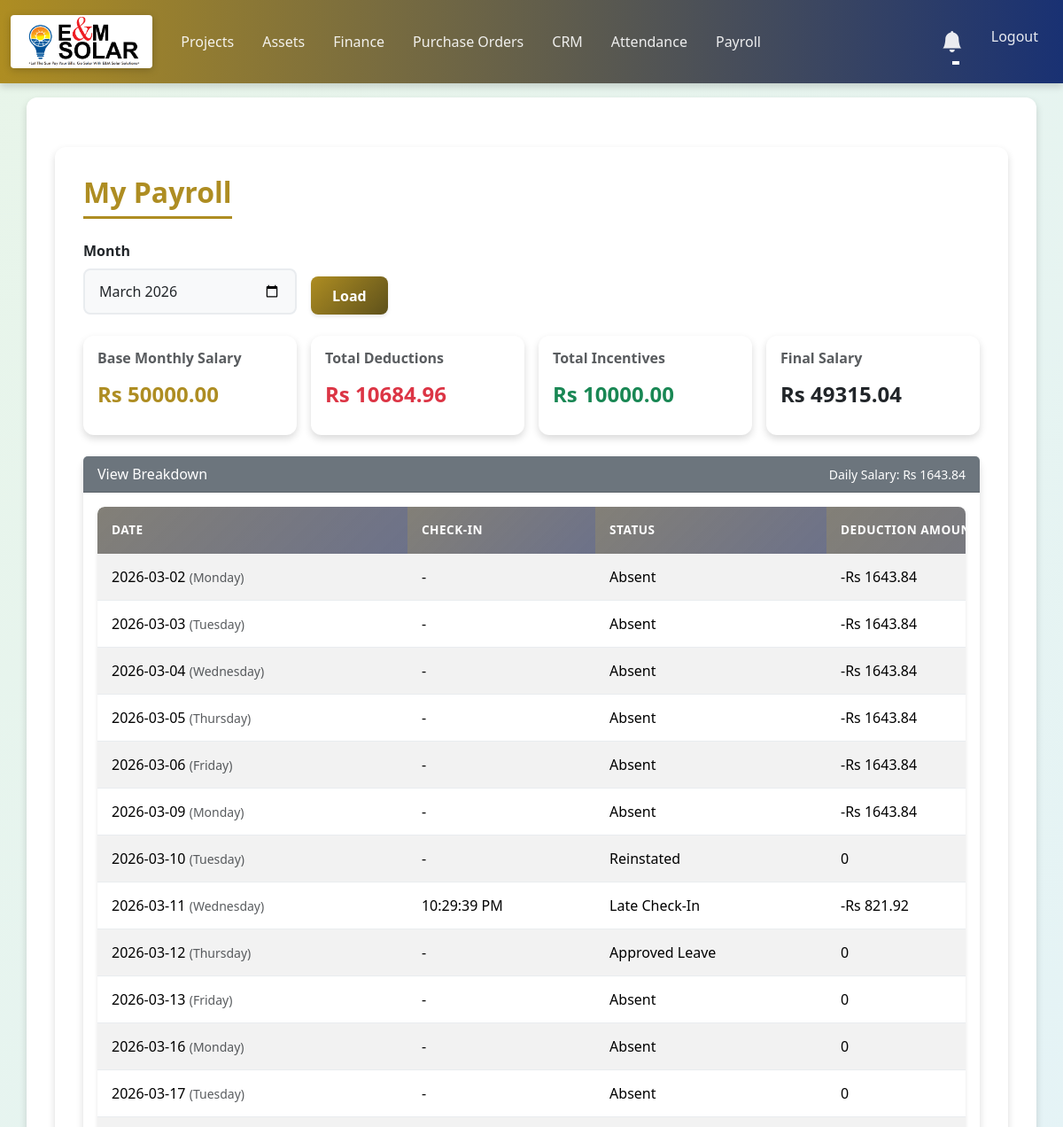
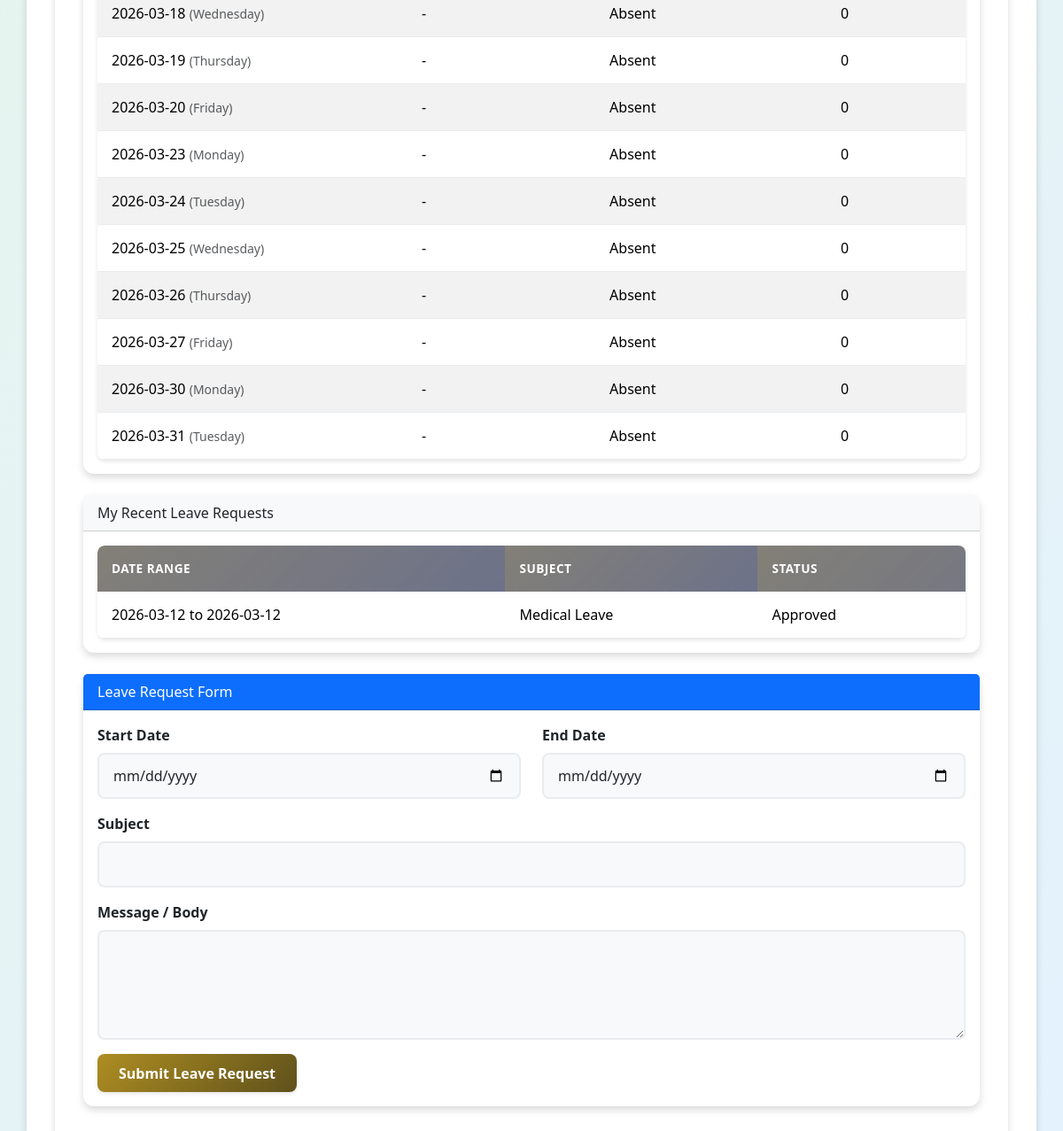
The page /payroll (signed in) on the database its author committed (2 pictures, top to bottom).
### models/payroll.py (models this page shows)
class SalaryDeduction(db.Model):
    __tablename__ = 'salary_deductions'
    id = db.Column(db.Integer, primary_key=True)
    employee_id = db.Column(db.Integer, db.ForeignKey('user.id'), nullable=False)
    date = db.Column(db.Date, nullable=False)
    amount = db.Column(db.Float, nullable=False, default=0.0)
    status = db.Column(db.String(20), nullable=False, default='DEDUCTED')
    reason = db.Column(db.String(100), nullable=False, default='absent')
    created_at = db.Column(db.DateTime, default=datetime.utcnow)
    updated_at = db.Column(db.DateTime, default=datetime.utcnow, onupdate=datetime.utcnow)
    employee = db.relationship('User', foreign_keys=[employee_id])

class LeaveRequest(db.Model):
    __tablename__ = 'leave_requests'
    id = db.Column(db.Integer, primary_key=True)
    employee_id = db.Column(db.Integer, db.ForeignKey('user.id'), nullable=False)
    start_date = db.Column(db.Date, nullable=False)
    end_date = db.Column(db.Date, nullable=False)
    subject = db.Column(db.String(200), nullable=False)
    message = db.Column(db.Text, nullable=False)
    status = db.Column(db.String(20), nullable=False, default='Pending')
    created_at = db.Column(db.DateTime, default=datetime.utcnow)
    updated_at = db.Column(db.DateTime, default=datetime.utcnow, onupdate=datetime.utcnow)
    employee = db.relationship('User', foreign_keys=[employee_id])

### routes/payroll_routes.py (the view)
@payroll_bp.route('/payroll')
@login_required
def payroll_home():
    if is_admin_user(current_user):
        return redirect(url_for('payroll.payroll_admin'))
    month_param = request.args.get('month', '')
    year, month, selected_month = parse_month(month_param)
    totals = monthly_totals(current_user.id, year, month)
    breakdown = monthly_breakdown(current_user.id, year, month)
    leaves = LeaveRequest.query.filter_by(employee_id=current_user.id).order_by(LeaveRequest.start_date.desc()).limit(20).all()
    return render_template(
        'payroll_employee.html',
        selected_month=selected_month,
        totals=totals,
        breakdown=breakdown,
        leave_requests=leaves,
    )

### routes/payroll_routes.py (called while the page is built)
def is_late_checkin(attendance_row):
    if not attendance_row or not attendance_row.check_in:
        return False
    return (
        attendance_row.check_in.hour > LATE_CHECKIN_CUTOFF_HOUR
        or (attendance_row.check_in.hour == LATE_CHECKIN_CUTOFF_HOUR and attendance_row.check_in.minute > 0)
        or (attendance_row.status and 'Late' in attendance_row.status)
    )

def is_admin_user(user):
    return (getattr(user, 'role', 'employee') == 'admin') or (user.username == 'admin')

def days_in_year(year):
    return 366 if calendar.isleap(year) else 365

def parse_month(month_value):
    if not month_value:
        today = date.today()
        return today.year, today.month, f"{today.year:04d}-{today.month:02d}"
    year_part, month_part = month_value.split('-')
    year = int(year_part)
    month = int(month_part)
    return year, month, f"{year:04d}-{month:02d}"

def month_date_range(year, month):
    last_day = calendar.monthrange(year, month)[1]
    return date(year, month, 1), date(year, month, last_day)

def working_days(year, month):
    start_date, end_date = month_date_range(year, month)
    days = []
    current = start_date
    while current <= end_date:
        if current.weekday() < 5:
            days.append(current)
        current = date.fromordinal(current.toordinal() + 1)
    return days

### templates/payroll_employee.html (shortened to what this page needs)
{% extends "base.html" %}
{% block content %}
<div class="container mt-4">
  <h1 class="mb-4">My Payroll</h1>
  <form method="GET" class="row g-3 mb-4">
    <div class="col-md-3">
      <label class="form-label">Month</label>
      <input type="month" class="form-control" name="month" value="{{ selected_month }}">
    </div>
    <div class="col-md-2 d-flex align-items-end">
      <button type="submit" class="btn btn-primary">Load</button>
    </div>
  </form>
  <div class="row g-3 mb-4">
    <div class="col-md-3">
      <div class="card border-primary">
        <div class="card-body">
          <h6 class="text-muted">Base Monthly Salary</h6>
          <h4>Rs {{ "%.2f"|format(totals.monthly_salary) }}</h4>
        </div>
      </div>
    </div>
    <div class="col-md-3">
      <div class="card border-danger">
        <div class="card-body">
          <h6 class="text-muted">Total Deductions</h6>
          <h4 class="text-danger">Rs {{ "%.2f"|format(totals.deductions) }}</h4>
        </div>
      </div>
    </div>
    <div class="col-md-3">
      <div class="card border-success">
        <div class="card-body">
          <h6 class="text-muted">Total Incentives</h6>
          <h4 class="text-success">Rs {{ "%.2f"|format(totals.incentives) }}</h4>
        </div>
      </div>
    </div>
    <div class="col-md-3">
      <div class="card border-dark">
        <div class="card-body">
          <h6 class="text-muted">Final Salary</h6>
          <h4 class="text-dark">Rs {{ "%.2f"|format(totals.final_salary) }}</h4>
        </div>
      </div>
    </div>
  </div>
  <div class="card mb-4">
    <div class="card-header bg-secondary text-white d-flex justify-content-between align-items-center">
      <span>View Breakdown</span>
      <span class="small">Daily Salary: Rs {{ "%.2f"|format(totals.daily_salary) }}</span>
    </div>
    <div class="card-body">
      <div class="table-responsive">
        <table class="table table-striped">
          <thead>
            <tr>
              <th>Date</th>
              <th>Check-In</th>
              <th>Status</th>
              <th>Deduction Amount</th>
            </tr>
          </thead>
          <tbody>
            {% for row in breakdown %}
            <tr>
              <td>{{ row.date.strftime('%Y-%m-%d') }} <span class="text-muted small">({{ row.date.strftime('%A') }})</span></td>
              <td>{{ row.check_in_time }}</td>
              <td>{{ row.status }}</td>
              <td>{% if row.deduction > 0 %}-Rs {{ "%.2f"|format(row.deduction) }}{% else %}0{% endif %}</td>
            </tr>
            {% endfor %}
          </tbody>
        </table>
      </div>
    </div>
  </div>
  <div class="card mb-4">
    <div class="card-header bg-light">My Recent Leave Requests</div>
    <div class="card-body">
      <div class="table-responsive">
        <table class="table table-sm">
          <thead>
            <tr>
              <th>Date Range</th>
              <th>Subject</th>
              <th>Status</th>
            </tr>
          </thead>
          <tbody>
            {% for leave in leave_requests %}
            <tr>
              <td>{{ leave.start_date.strftime('%Y-%m-%d') }} to {{ leave.end_date.strftime('%Y-%m-%d') }}</td>
              <td>{{ leave.subject }}</td>
              <td>{{ leave.status }}</td>
            </tr>
            {% else %}
            <tr><td colspan="3" class="text-muted">No leave requests yet.</td></tr>
            {% endfor %}
          </tbody>
        </table>
      </div>
    </div>
  </div>
  <div class="card mb-4">
    <div class="card-header bg-primary text-white">Leave Request Form</div>
    <div class="card-body">
      <form method="POST" action="{{ url_for('payroll.apply_leave') }}">
        <div class="row">
          <div class="col-md-6 mb-3">
            <label class="form-label">Start Date</label>
            <input type="date" class="form-control" name="start_date" required>
          </div>
          <div class="col-md-6 mb-3">
            <label class="form-label">End Date</label>
            <input type="date" class="form-control" name="end_date" required>
          </div>
        </div>
        <div class="mb-3">
          <label class="form-label">Subject</label>
          <input type="text" class="form-control" name="subject" required>
        </div>
        <div class="mb-3">
          <label class="form-label">Message / Body</label>
          <textarea class="form-control" rows="4" name="message" required></textarea>
        </div>
        <button class="btn btn-primary" type="submit">Submit Leave Request</button>
      </form>
    </div>
  </div>
</div>
{% endblock %}

### templates/base.html (shortened to what this page needs)
<!doctype html>
<html lang="en">
  <head>
    <link href="https://cdn.jsdelivr.net/npm/bootstrap@5.3.3/dist/css/bootstrap.min.css" rel="stylesheet">
    <link rel="stylesheet" href="https://cdn.jsdelivr.net/npm/bootstrap-icons@1.11.0/font/bootstrap-icons.css">
    <link rel="stylesheet" href="{{ url_for('static', filename='style.css') }}">
  </head>
  <body>
    <nav class="navbar navbar-expand-lg navbar-light bg-light">
      <div class="container-fluid">
        <a class="navbar-brand" href="/"><img src="{{ url_for('static', filename='EM_LOGO.png') }}" alt="EM Logo" style="height: 60px;"></a>
        <div class="collapse navbar-collapse" id="navbarNav">
          <ul class="navbar-nav me-auto">
            <li class="nav-item">
              <a class="nav-link" href="/projects">Projects</a>
            </li>
            <li class="nav-item">
              <a class="nav-link" href="/assets">Assets</a>
            </li>
            <li class="nav-item">
              <a class="nav-link" href="/finance">Finance</a>
            </li>
            <li class="nav-item">
              <a class="nav-link" href="/purchase_orders">Purchase Orders</a>
            </li>
            <li class="nav-item">
              <a class="nav-link" href="/crm">CRM</a>
            </li>
            <li class="nav-item">
              <a class="nav-link" href="{{ url_for('attendance.attendance') }}">Attendance</a>
            </li>
            <li class="nav-item">
              <a class="nav-link" href="{{ url_for('payroll.payroll_home') }}">Payroll</a>
            </li>
          </ul>
          <ul class="navbar-nav">
            {% if current_user.is_authenticated %}
              <li class="nav-item dropdown">
                <button class="btn btn-link nav-link position-relative dropdown-toggle" id="reminderBell" data-bs-toggle="dropdown" aria-expanded="false" style="border: none; padding: 0.5rem 1rem;">
                  <i class="bi bi-bell-fill" style="font-size: 1.5rem;"></i>
                </button>
              </li>
              <li class="nav-item">
                <a class="nav-link" href="{{ url_for('logout') }}">Logout</a>
              </li>
            {% else %}
              <li class="nav-item">
                <a class="nav-link" href="{{ url_for('login') }}">Login</a>
              </li>
            {% endif %}
          </ul>
        </div>
      </div>
    </nav>
    <div class="container mt-3">
        {% block content %}{% endblock %}
    </div>
  </body>
</html>

### static/style.css (style rules this page uses)
:root { --primary-color: #ae8d22; --primary-dark: #5e511b; --primary-light: #af984c; --secondary-color: #193173; --secondary-dark: #0d0f40; --secondary-light: #3c4484; --bg-primary: #f8f9fa; --bg-secondary: #e9ecef; --bg-card: #ffffff; --text-primary: #212529; --text-secondary: #6c757d; --text-light: #ffffff; --success: #28a745; --warning: #ffc107; --danger: #dc3545; --info: #17a2b8; --shadow-sm: 0 2px 4px rgba(0,0,0,0.1); --shadow-md: 0 4px 8px rgba(0,0,0,0.15); --shadow-lg: 0 8px 16px rgba(0,0,0,0.2); --radius-sm: 4px; --radius-md: 8px; --radius-lg: 12px; --transition-fast: 0.2s ease; --transition-normal: 0.3s ease; }
body { font-family: 'Segoe UI', Tahoma, Geneva, Verdana, sans-serif; background: linear-gradient(135deg, #e8f5e9 0%, #e3f2fd 100%); background-attachment: fixed; min-height: 100vh; color: var(--text-primary); }
.navbar { background: linear-gradient(90deg, var(--primary-color) 0%, var(--secondary-color) 100%) !important; box-shadow: var(--shadow-md); padding: 0.75rem 0; }
.navbar-brand { font-weight: 700; font-size: 1.5rem; color: var(--text-light) !important; transition: var(--transition-fast); }
.navbar-brand img { transition: var(--transition-fast); filter: drop-shadow(0 2px 4px rgba(0,0,0,0.2)); }
.navbar-light .navbar-nav .nav-link { color: rgba(255, 255, 255, 0.9) !important; font-weight: 500; padding: 0.5rem 1rem !important; border-radius: var(--radius-sm); transition: var(--transition-fast); position: relative; }
.navbar-light .navbar-nav .nav-link::after { content: ''; position: absolute; bottom: 0; left: 50%; width: 0; height: 2px; background: var(--text-light); transition: var(--transition-fast); transform: translateX(-50%); }
.container { background: var(--bg-card); border-radius: var(--radius-lg); box-shadow: var(--shadow-md); padding: 2rem; margin-top: 1.5rem; margin-bottom: 1.5rem; }
h1, h2, h3, h4, h5, h6 { color: var(--primary-color); font-weight: 600; margin-bottom: 1rem; }
h1 { font-size: 2rem; border-bottom: 3px solid var(--primary-color); padding-bottom: 0.5rem; display: inline-block; }
.btn-primary { background: linear-gradient(135deg, var(--primary-color) 0%, var(--primary-dark) 100%); border: none; padding: 0.6rem 1.5rem; border-radius: var(--radius-md); font-weight: 600; box-shadow: var(--shadow-sm); transition: var(--transition-fast); }
.table { margin-bottom: 0; }
.table thead th { background: linear-gradient(135deg, rgba(95, 91, 80, 0.775) 0%, rgba(82, 88, 116, 0.847) 100%); color: var(--text-light); font-weight: 600; text-transform: uppercase; font-size: 0.85rem; letter-spacing: 0.5px; border: none; padding: 1rem; }
.table thead th:first-child { border-top-left-radius: var(--radius-md); }
.table thead th:last-child { border-top-right-radius: var(--radius-md); }
.table tbody tr { transition: var(--transition-fast); border-bottom: 1px solid var(--bg-secondary); }
.table tbody td { padding: 0.875rem 1rem; vertical-align: middle; }
.table-responsive { border-radius: var(--radius-md); overflow-x: auto; overflow-y: hidden; box-shadow: var(--shadow-sm); }
.table-responsive .table { min-width: 1200px; }
.table-responsive .table th:last-child, .table-responsive .table td:last-child { white-space: nowrap; min-width: 220px; }
.form-label { font-weight: 600; color: var(--text-primary); margin-bottom: 0.5rem; }
.form-control { border: 2px solid var(--bg-secondary); border-radius: var(--radius-md); padding: 0.75rem 1rem; transition: var(--transition-fast); background: var(--bg-primary); }
.card { border: none; border-radius: var(--radius-lg); box-shadow: var(--shadow-md); transition: var(--transition-fast); }
.d-flex { gap: 1rem; align-items: center; }
.container { animation: fadeIn 0.5s ease-out; }
a { color: var(--primary-color); transition: var(--transition-fast); }
.justify-content-between { justify-content: space-between; }
.table tbody tr td:first-child::before { content: ''; }
.navbar-brand img { height: 60px; border-radius: var(--radius-sm); }

### rows shown on the page
SalaryDeduction: date "2026-03-02", date "Monday", check_in_time "-", status "Absent", deduction "1643.84"
SalaryDeduction: date "2026-03-03", date "Tuesday", check_in_time "-", status "Absent", deduction "1643.84"
SalaryDeduction: date "2026-03-04", date "Wednesday", check_in_time "-", status "Absent", deduction "1643.84"
SalaryDeduction: date "2026-03-05", date "Thursday", check_in_time "-", status "Absent", deduction "1643.84"
SalaryDeduction: date "2026-03-06", date "Friday", check_in_time "-", status "Absent", deduction "1643.84"
SalaryDeduction: date "2026-03-09", date "Monday", check_in_time "-", status "Absent", deduction "1643.84"
SalaryDeduction: date "2026-03-10", date "Tuesday", check_in_time "-", status "Reinstated"
SalaryDeduction: date "2026-03-11", date "Wednesday", check_in_time "10:29:39 PM", status "Late Check-In", deduction "821.92"
LeaveRequest: start_date "2026-03-12", end_date "2026-03-12", subject "Medical Leave", status "Approved"

### other values the page prints
{{ "%.2f"|format(totals.monthly_salary) }} "50000.00"
{{ "%.2f"|format(totals.deductions) }} "10684.96"
{{ "%.2f"|format(totals.incentives) }} "10000.00"
{{ "%.2f"|format(totals.final_salary) }} "49315.04"
{{ "%.2f"|format(totals.daily_salary) }} "1643.84"
{{ row.date.strftime('%Y-%m-%d') }} "2026-03-12" "2026-03-13" "2026-03-16" "2026-03-17" "2026-03-18" "2026-03-19" "2026-03-20" "2026-03-23" "2026-03-24" "2026-03-25" "2026-03-26" "2026-03-27" "2026-03-30" "2026-03-31"
{{ row.date.strftime('%A') }} "Thursday" "Friday" "Monday" "Tuesday" "Wednesday" "Thursday" "Friday" "Monday" "Tuesday" "Wednesday" "Thursday" "Friday" "Monday" "Tuesday"
{{ row.check_in_time }} "-" "-" "-" "-" "-" "-" "-" "-" "-" "-" "-" "-" "-" "-"
{{ row.status }} "Approved Leave" "Absent" "Absent" "Absent" "Absent" "Absent" "Absent" "Absent" "Absent" "Absent" "Absent" "Absent" "Absent" "Absent"
